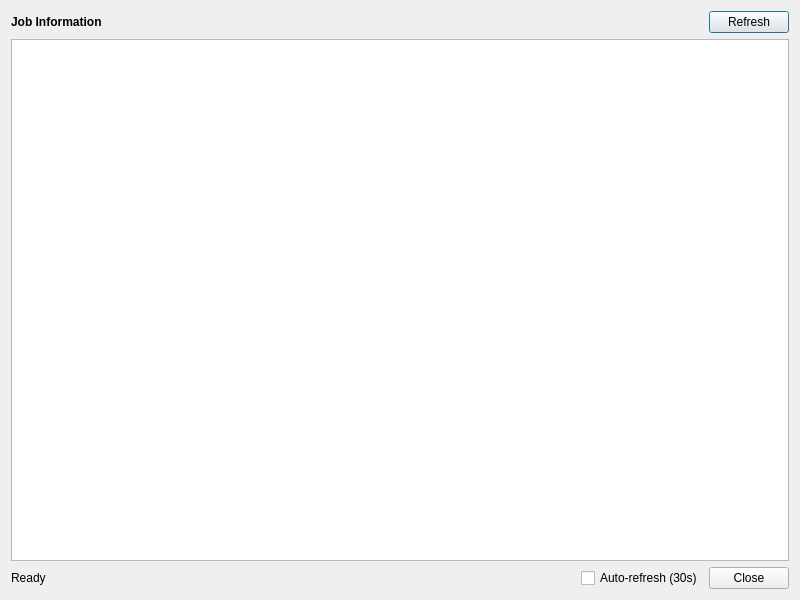
<?xml version="1.0" encoding="UTF-8"?>
<ui version="4.0">
 <class>DlgExecutionLogs</class>
 <widget class="QDialog" name="DlgExecutionLogs">
  <property name="geometry">
   <rect>
    <x>0</x>
    <y>0</y>
    <width>800</width>
    <height>600</height>
   </rect>
  </property>
  <property name="windowTitle">
   <string>Execution Logs</string>
  </property>
  <layout class="QVBoxLayout" name="verticalLayout">
   <item>
    <layout class="QHBoxLayout" name="topLayout">
     <item>
      <widget class="QLabel" name="jobInfoLabel">
       <property name="text">
        <string>Job Information</string>
       </property>
       <property name="font">
        <font>
         <weight>75</weight>
         <bold>true</bold>
        </font>
       </property>
      </widget>
     </item>
     <item>
      <spacer name="horizontalSpacer">
       <property name="orientation">
        <enum>Qt::Horizontal</enum>
       </property>
       <property name="sizeHint" stdset="0">
        <size>
         <width>40</width>
         <height>20</height>
        </size>
       </property>
      </spacer>
     </item>
     <item>
      <widget class="QPushButton" name="refreshButton">
       <property name="text">
        <string>Refresh</string>
       </property>
       <property name="toolTip">
        <string>Refresh logs from server</string>
       </property>
      </widget>
     </item>
    </layout>
   </item>
   <item>
    <widget class="QTextEdit" name="logsTextEdit">
     <property name="readOnly">
      <bool>true</bool>
     </property>
     <property name="font">
      <font>
       <family>Consolas</family>
       <pointsize>9</pointsize>
      </font>
     </property>
     <property name="toolTip">
      <string>Execution logs from the server (sorted by date, newest first)</string>
     </property>
    </widget>
   </item>
   <item>
    <layout class="QHBoxLayout" name="bottomLayout">
     <item>
      <widget class="QLabel" name="statusLabel">
       <property name="text">
        <string>Ready</string>
       </property>
      </widget>
     </item>
     <item>
      <spacer name="horizontalSpacer_2">
       <property name="orientation">
        <enum>Qt::Horizontal</enum>
       </property>
       <property name="sizeHint" stdset="0">
        <size>
         <width>40</width>
         <height>20</height>
        </size>
       </property>
      </spacer>
     </item>
     <item>
      <widget class="QCheckBox" name="autoRefreshCheckBox">
       <property name="text">
        <string>Auto-refresh (30s)</string>
       </property>
       <property name="toolTip">
        <string>Automatically refresh logs every 30 seconds</string>
       </property>
      </widget>
     </item>
     <item>
      <widget class="QPushButton" name="closeButton">
       <property name="text">
        <string>Close</string>
       </property>
      </widget>
     </item>
    </layout>
   </item>
  </layout>
 </widget>
 <resources/>
 <connections>
  <connection>
   <sender>closeButton</sender>
   <signal>clicked()</signal>
   <receiver>DlgExecutionLogs</receiver>
   <slot>accept()</slot>
   <hints>
    <hint type="sourcelabel">
     <x>729</x>
     <y>569</y>
    </hint>
    <hint type="destinationlabel">
     <x>399</x>
     <y>299</y>
    </hint>
   </hints>
  </connection>
 </connections>
</ui>
